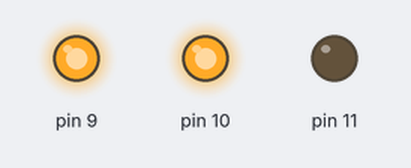
Bench run of a sketch on a simulated Arduino Uno, built with avr-gcc and run on an emulated ATmega328P. Shown: output pins drawn as LEDs (lit = HIGH).

Above: at 0.5 s.
At 1.5 s:
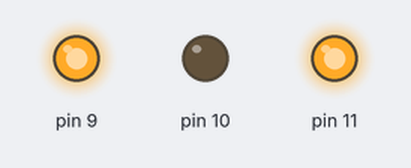
At 2.5 s:
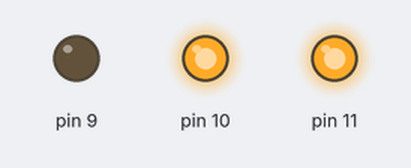
Timing chart, 0 to 3.5 s (numbered marks = the images above):
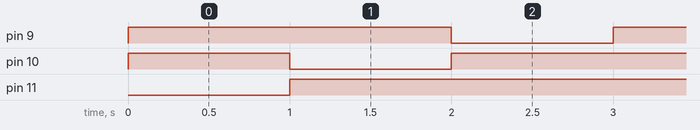

The sketch:

4b_1103220019_01__2_.ino
```cpp
// C++ code
//
void setup()
{
  pinMode(9, OUTPUT);
  pinMode(10, OUTPUT);
  pinMode(11, OUTPUT);
}

void loop()
{
  digitalWrite(9, HIGH);
  digitalWrite(10, HIGH);
  delay(1000); // Wait for 1000 millisecond(s)
  digitalWrite(10, LOW);
  digitalWrite(11, HIGH);
  delay(1000); // Wait for 1000 millisecond(s)
  digitalWrite(9, LOW);
  digitalWrite(10, HIGH);
  delay(1000); // Wait for 1000 millisecond(s)
  digitalWrite(11, HIGH);
}
```

Measured:
- by itself, pin 9: alternates HIGH for 2.0 s and LOW for 1.0 s
- by itself, pin 10: repeats every 3.0 s: LOW 1.0 s, HIGH 2.0 s
- by itself, pin 11: LOW → HIGH at 1.0 s
